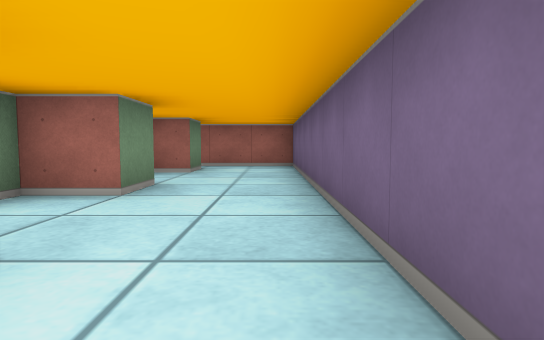
[1] (above)

16 first-person views from a walk through a cub3D maze. The camera is about half as high as the walls, tilts 4° down and sees 75° across. The floor is counted in squares. Each view is taken from the middle of a square. On the plan, view 1 faces up. The plan holds only what a view shows up to about 9 squares ahead; the rest is blank.

[2]
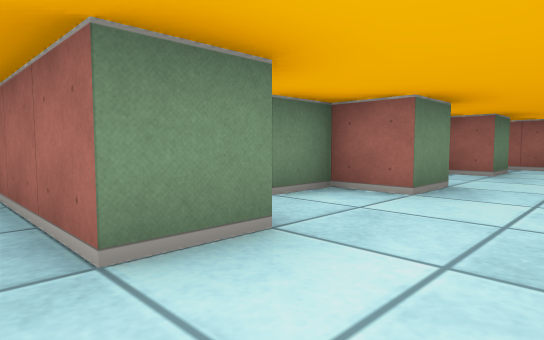

[3]
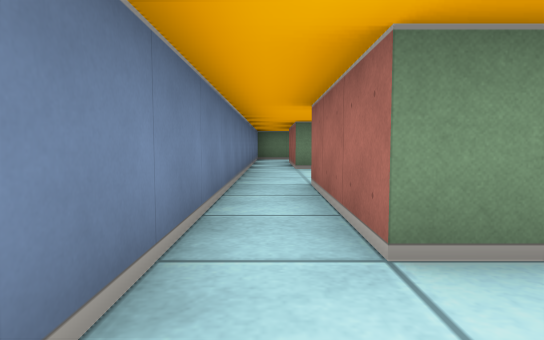

[4]
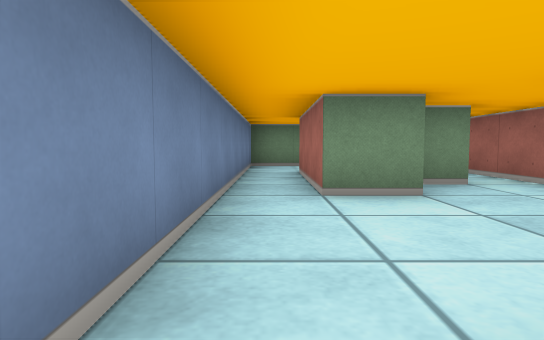

[5]
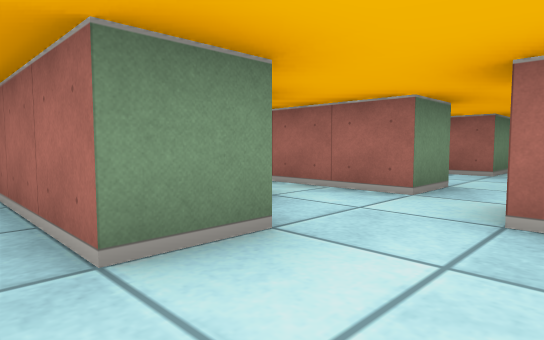

[6]
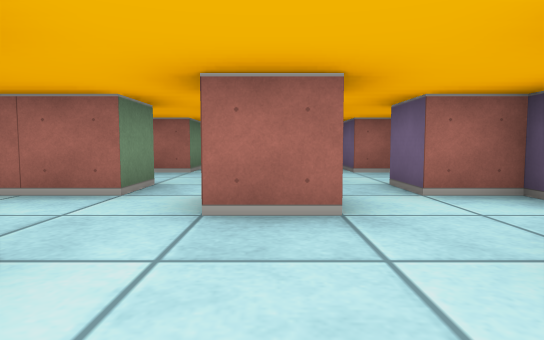

[7]
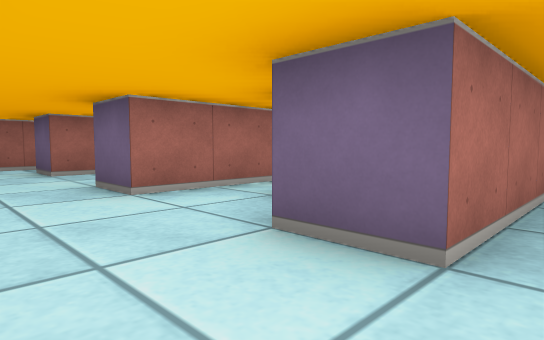

[8]
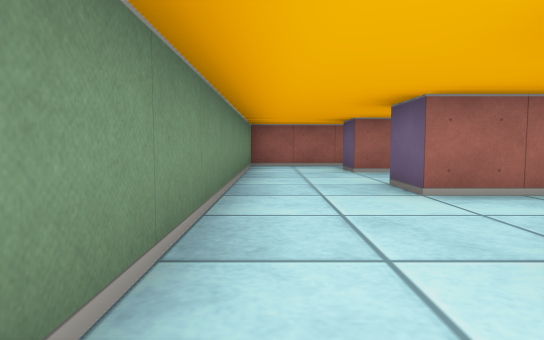

[9]
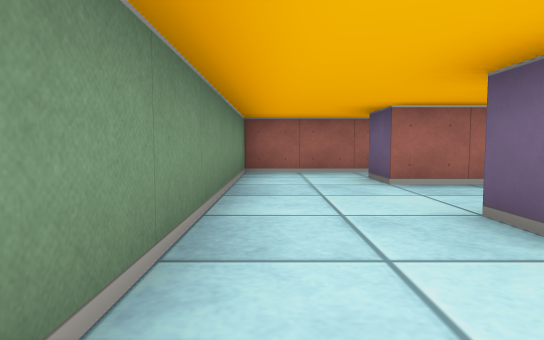

[10]
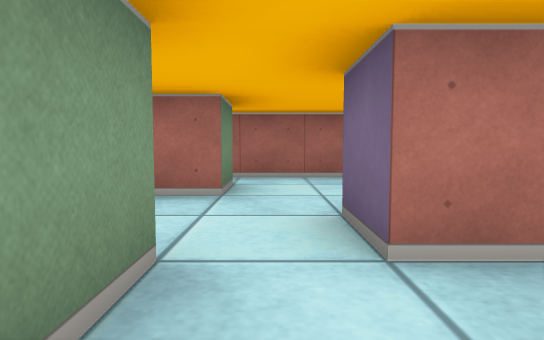

[11]
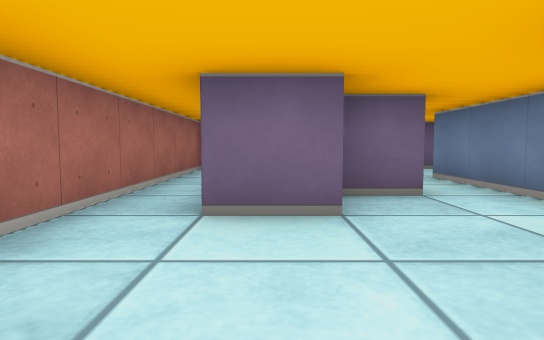

[12]
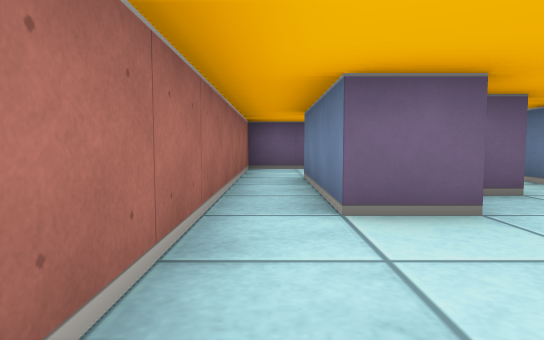

[13]
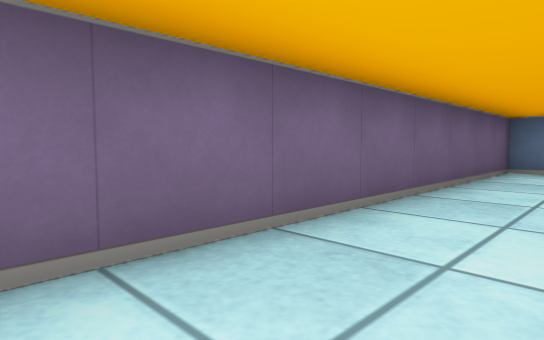

[14]
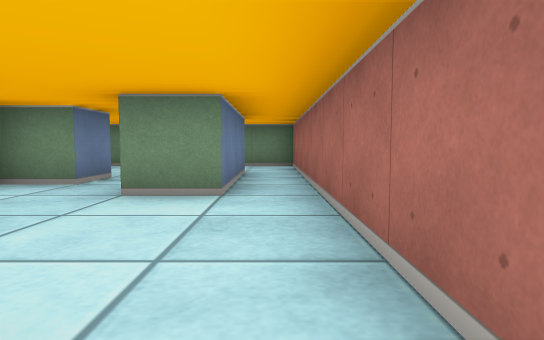

[15]
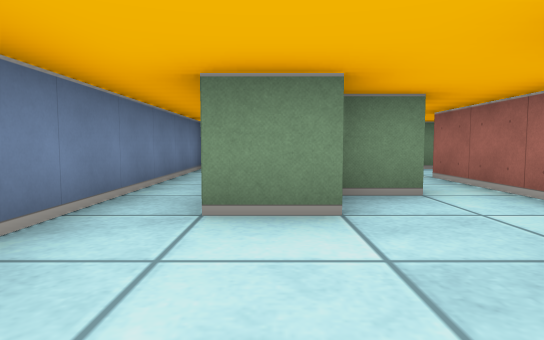

[16]
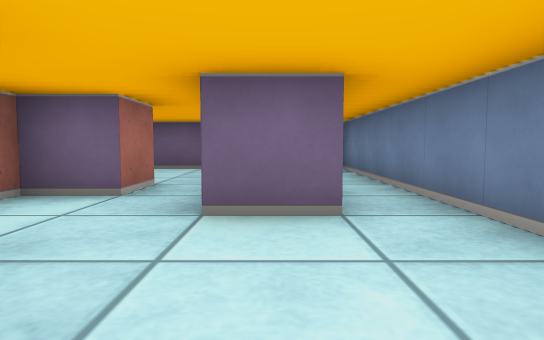

### Floor plan
Ten units are one square. View 1 is at (0, 0); x grows to the right and y downward. Boxes are objects, and circles mark ways between rooms. Rooms are numbered by the first view taken in them; rooms with no view inside come last. Other rooms are left out.
<svg viewBox="-130 -90 140 100">
<path fill="none" stroke="#000" d="M-58 -45 -65 -45 -65 -55M-75 -46 -75 -35 -85 -35M-54 -25 -65 -25M-39 -45 -25 -45M-75 -16 -75 -5M-85 -26 -85 -16M-35 -54 -35 -64M-85 -55 -85 -45M-38 -65 -45 -65 -45 -75 -15 -75M-25 -25 -35 -25 -35 -35 -45 -35 -45 -45M-75 5 5 5 5 -15M-105 -65 -105 -75 -75 -75 -75 -65 -85 -65M-15 -15 -15 -5 -45 -5 -45 -15M-15 -85 -125 -85 -125 -65M-85 -35 -105 -35 -105 -45M-95 -55 -85 -55M-125 -65 -125 5 -75 5M-85 -65 -105 -65M-75 -5 -105 -5 -105 -15M-25 -45 -15 -45 -15 -35 -25 -35 -25 -25M-15 -75 -15 -65 -22 -65M5 -15 5 -85 -15 -85"/>
<circle cx="-115" cy="-70" r="3" fill="#2a7"/>
<circle cx="-77" cy="-30" r="3" fill="#2a7"/>
<circle cx="-27" cy="-50" r="3" fill="#2a7"/>
<circle cx="-5" cy="-10" r="3" fill="#2a7"/>
<text x="-60" y="-40">1</text>
<text x="-110" y="-30">2</text>
<text x="-10" y="-50">3</text>
</svg>
Room 1 opens to room 2. Room 1 opens to room 3.

Where each view was taken, in squares from view 1:
view 1: 0 up, 0 right, facing up
view 2: 0 up, 0 right, facing up-left
view 3: 0 up, 0 right, facing left
view 4: 0 up, 4 left, facing left
view 5: 0 up, 6 left, facing up-left
view 6: 0 up, 6 left, facing up
view 7: 0 up, 12 left, facing up-right
view 8: 0 up, 12 left, facing up
view 9: 2 up, 12 left, facing up
view 10: 3 up, 7 left, facing up
view 11: 7 up, 7 left, facing right
view 12: 8 up, 7 left, facing right
view 13: 7 up, 1 left, facing down-right
view 14: 8 up, 4 left, facing left
view 15: 1 up, 5 left, facing left
view 16: 1 up, 7 left, facing right
